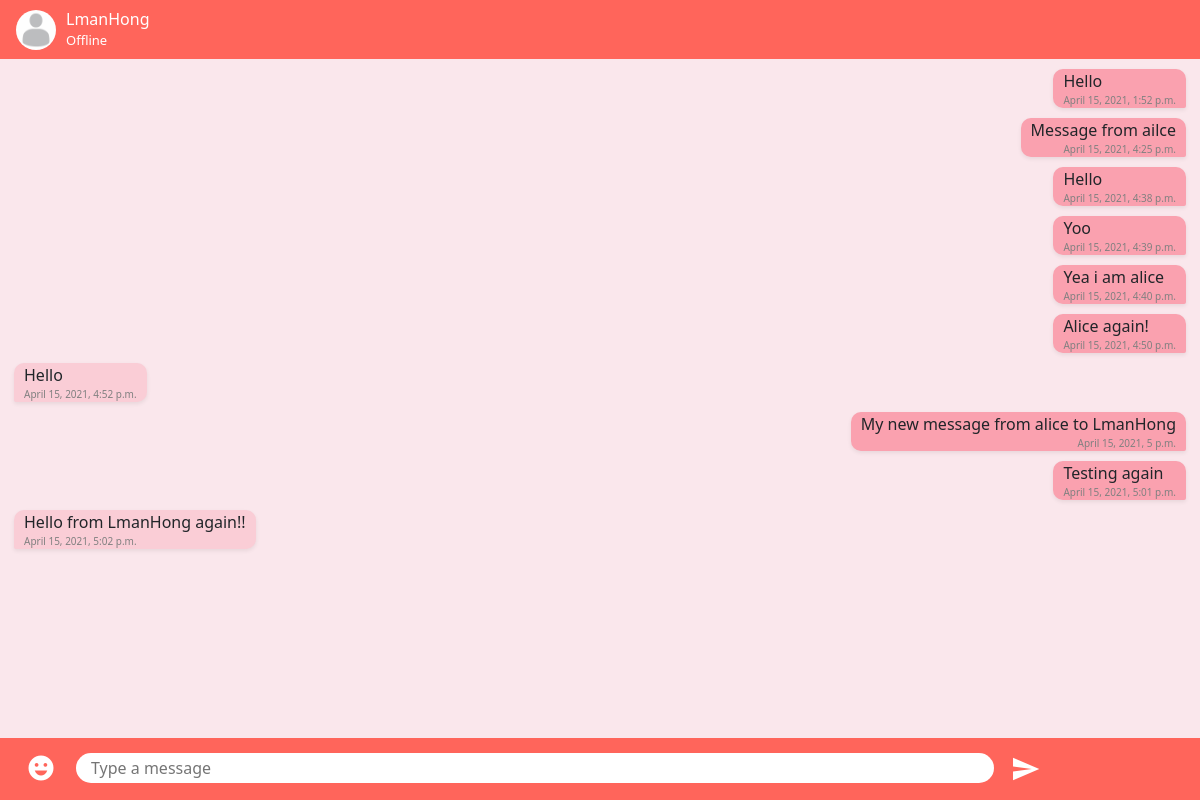
Page /chat/21/ (signed in) on the committed database.
### account/models.py (models this page shows, shortened)
class Account(AbstractBaseUser):
    email = models.EmailField(verbose_name="email", max_length=64, unique=True)
    username = models.CharField(max_length=32, unique=True)
    date_joined = models.DateTimeField(verbose_name='date joined', auto_now_add=True)
    last_login = models.DateTimeField(verbose_name='last login', auto_now=True)
    is_admin = models.BooleanField(default=False)
    is_active = models.BooleanField(default=True)
    is_staff = models.BooleanField(default=False)
    is_superuser = models.BooleanField(default=False)
    USERNAME_FIELD = 'email'
    REQUIRED_FIELDS = ['username']
    objects = AccountManager()

class Profile(models.Model):
    GENDER_CHOICES = (
        ('M', 'Male'),
        ('F', 'Female'),
        ('U', 'Uncertain')
    )
    user = models.OneToOneField(settings.AUTH_USER_MODEL, on_delete=models.CASCADE)
    image = models.ImageField(default='profile_pictures/default.jpg', upload_to='profile_pictures')
    first_name = models.CharField(default=None, null=True, max_length=64)
    last_name = models.CharField(default=None, null=True, max_length=64)
    gender = models.CharField(default=None, null=True, max_length=1, choices=GENDER_CHOICES)
    date_of_birth = models.DateField(default=None, null=True, help_text='YYYY-MM-DD')
    job_title = models.CharField(default=None, null=True, max_length=128)
    passions = models.CharField(default=None, null=True, max_length=256, help_text='hiking, outdoors, cat lover')
    def __str__(self):
        return f'{self.user.username} Profile'

### chat/models.py (models this page shows, shortened)
class ChatMessage(models.Model):
    STATUS_CHOICES = [
        ('msg', 'Chat_Message'),
        ('err', 'Chat_Error'),
        ('spc', 'Chat_Special')
    ]
    chat_room = models.ForeignKey(ChatRoom, on_delete=models.CASCADE)
    message_string = models.CharField(max_length=255, blank=True)
    message_status = models.CharField(max_length=3, choices=STATUS_CHOICES, default='msg')
    error = models.CharField(max_length=255, blank=True)
    sent_by = models.CharField(max_length=255, default='')
    sent_time = models.DateTimeField(auto_now_add=True)
    objects = ChatMessageManager()
    class Meta:
        ordering = ["sent_time"]

### chat/views.py (the view, shortened to what this page needs)
# urls.py: path('<str:room_name>/', chat.views.ChatRoomView.as_view(), name='chatroom')
class ChatRoomView(LoginRequiredMixin, View):
    login_url=LOGIN
    @xframe_options_sameorigin
    def get(self, request, *args, **kwargs):
        room_name = self.kwargs['room_name']
        from_user = request.user
        try:
            target_room = ChatRoom.objects.get_chatroom(int(room_name))
            message_set = ChatMessage.objects.get_messages_from_chatroom(int(room_name))
            message_list = [{
                'message_id': message.id,
                'message_string':message.message_string,
                'message_status':message.message_status,
                'error':message.error,
                'sent_by':message.sent_by,
                'sent_time':message.sent_time
            } for message in message_set]
            print("To User: {}".format(target_room.to_user.username))
            print(target_room.to_user.profile)
            if (target_room.from_user != from_user and target_room.to_user != from_user): raise ObjectDoesNotExist
            else:
                context = {
                    'room_name':room_name,
                    'to_user': target_room.to_user if target_room.from_user == from_user else target_room.from_user,
                    'message_list': message_list
                }
        except Exception as ex:
            err = "Exception of type {0} occured when creating chatroom, Arguments:\n{1!r}".format(type(ex).__name__, ex.args)
            print(err)
            context = {
                'error':err
            }
        return render(request, 'chat/chatroom.html', context)

### chat/models.py (called while the page is built, shortened)
    def get_chatroom(self, room_name=None,from_username=None, to_username=None, exact=False):
        if (not room_name and (not from_username or not to_username)):
            raise ValueError("Room Name and either username cannot be None together")
        elif room_name:
            return self.get_queryset().get(room_name=room_name)

    def get_messages_from_chatroom(self, room_name=None, from_username=None, to_username=None, count=0):
        if (not room_name and (not from_username or not to_username)):
            raise ValueError("Room Name and either username cannot be None together")
        elif room_name:
            chat_room = ChatRoom.objects.get_chatroom(room_name)
        else:
            chat_room = ChatRoom.objects.get_chatroom(from_username=from_username, to_username=to_username)
        if count == 0: return self.get_queryset().filter(models.Q(chat_room=chat_room))
        else: return self.get_queryset().filter(models.Q(chat_room=chat_room))[:count]

### chat/templates/chat/chatroom.html (shortened to what this page needs)
{% extends './base.html' %}
{% load static %}
{% block title %}
<link rel="stylesheet" href="{% static 'chat/chatroom_style.css' %}">
{% endblock title %}
{% block content %}
{% if room_name %}
<div class="chat-header d-flex flex-row">
    <img src="{{to_user.profile.image.url}}" alt="{{to_user.profile.image.url}}" class="profile-image">
    <div class="chat-header-text d-flex flex-column">
        <span class="to-username">{{to_user.username}}</span>
        <span class="online-status">Offline</span>
    </div>
</div>
<div class="chat-log">
    {% for message in message_list %}
        {% if message.sent_by == to_user.username %}
        <div class="row mx-1">
            <div id="msg-{{message.message_id}}" class="shadow-sm col-auto chat-message left">
                {{message.message_string}}
                <br><span class="sent-time">{{message.sent_time}}</span>
            </div>
        </div>
        {% else %}
        <div class="row mx-1">
            <div id="msg-{{message.message_id}}" class="shadow-sm col-auto chat-message right">
                {{message.message_string}}
                <br><span class="sent-time">{{message.sent_time}}</span>
            </div>
        </div>
        {% endif %}
    {% endfor %}
</div>
<div class="chat-footer container-flex">
    <div class="h-100 px-3">
        <a href="#" class="material-icons d-none d-sm-block">emoji_emotions</a>
        <input type="text" name="chat-input" id="chat-input" placeholder="Type a message">
        <button class="material-icons" id="chat-submit-btn" type="button" value="Send">
        </button>
    </div>
</div>
{% else %}
<h1>{{error}}</h1><br>
{% endif %}
{% endblock content %}

### chat/static/chat/chatroom_style.css (style rules this page uses)
html { --darkpink: #FD297B; --middlepink: #FF5864; --lightpink: #FF655B; --verylightpink: #FAA1AF; --palepink: #FACDD6; --verypalepink: #FAE7EC; --middlegrey: #424242; font-size: 16px; }
body { overflow-x: hidden; }
.chat-header { position: absolute; background-color: var(--lightpink); height: 59px; width: 100%; top: 0; padding: 10px 16px; font-size: 3vh; }
.chat-header .profile-image { height: 40px; width: 40px; border-style: none; border-radius: 50%; }
.chat-header-text { margin-left: 10px; margin-top:-3px; }
.chat-header-text span { color: white; }
.chat-header .to-username { height: fit-content; font-size: 16px; }
.chat-header .online-status { height: fit-content; font-size: 13px; }
.chat-log { background-color: var(--verypalepink); position: absolute; top: 59px; bottom: 62px; width: 100%; height: calc(100vh - 121px); padding-bottom: 1.25vh; overflow-y: auto; overflow-x: hidden; }
.chat-log .chat-message { max-width: 70%; font-size: 16px; border-style: none; border-radius: 10px; padding-left: 10px; padding-right: 10px; margin-top: 10px; word-wrap: break-word; }
.chat-log .chat-message.left { border-radius: 10px 10px 10px 2px; float: left; margin-left: 10px; background-color: var(--palepink); }
.chat-log .chat-message.right { float: right; margin-left:auto; margin-right: 10px; border-radius: 10px 10px 2px 10px; justify-content: flex-end; background-color: var(--verylightpink); }
.chat-log .chat-message span { font-size: 10px; color: grey; }
.chat-log .chat-message.left span { float: left; }
.chat-log .chat-message.right span { float: right; }
.chat-footer { position:absolute; background-color: var(--lightpink); min-height: 62px; width: 100%; bottom:0; padding: 5px 10px; }
.chat-footer > div.h-100.px-3 { padding: 10px; }
.chat-footer a { text-decoration: none; background-color: rgba(0, 0, 0, 0); color: white; font-size: 30px; width: fit-content; height: fit-content; float: left; }
#chat-input { border-style: none; outline: none; height: 30px; padding: 0 15px; margin-left: 20px; float: left; width: 80%; border-radius: 20px; background-color: white; }
#chat-submit-btn { border-style: none; outline: none; background-color: rgba(0, 0, 0, 0); color: white; float: left; margin-left: 10px; justify-content: center; align-items: center; font-size: 30px; width: 30px; height: 30px; }

### rows in the picture
Account: profile.image (placeholder picture), username "LmanHong"
ChatMessage: message_string "Hello", sent_time "April 15, 2021, 1:52 p.m."
ChatMessage: message_string "Message from ailce", sent_time "April 15, 2021, 4:25 p.m."
ChatMessage: message_string "Hello", sent_time "April 15, 2021, 4:38 p.m."
ChatMessage: message_string "Yoo", sent_time "April 15, 2021, 4:39 p.m."
ChatMessage: message_string "Yea i am alice", sent_time "April 15, 2021, 4:40 p.m."
ChatMessage: message_string "Alice again!", sent_time "April 15, 2021, 4:50 p.m."
ChatMessage: message_string "Hello", sent_time "April 15, 2021, 4:52 p.m."
ChatMessage: message_string "My new message from alice to LmanHong", sent_time "April 15, 2021, 5 p.m."
ChatMessage: message_string "Testing again", sent_time "April 15, 2021, 5:01 p.m."
ChatMessage: message_string "Hello from LmanHong again!!", sent_time "April 15, 2021, 5:02 p.m."
